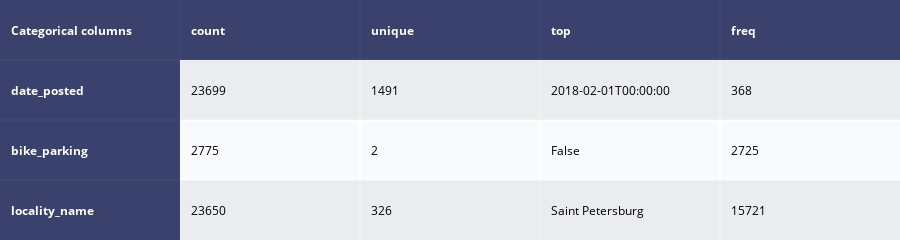

The notebook cell saved with this chart:
### Code cell
table_cat = ff.create_table(df.describe(include=['O']).T, index=True, index_title='Categorical columns')
iplot(table_cat)

### Figure 1 — Plotly figure (JSON) as saved in the notebook; plotly's stock layout.template omitted (floating-point values rounded to 4 significant figures)
{"data": [{"colorscale": [[0, "#00083e"], [0.5, "#ededee"], [1, "#ffffff"]], "hoverinfo": "none", "opacity": 0.75, "showscale": false, "type": "heatmap", "z": [[0, 0, 0, 0, 0], [0, 0.5, 0.5, 0.5, 0.5], [0, 1, 1, 1, 1], [0, 0.5, 0.5, 0.5, 0.5]]}], "layout": {"annotations": [{"align": "left", "font": {"color": "#ffffff"}, "showarrow": false, "text": "<b>Categorical columns</b>", "x": -0.45, "xanchor": "left", "xref": "x", "y": 0, "yref": "y"}, {"align": "left", "font": {"color": "#ffffff"}, "showarrow": false, "text": "<b>count</b>", "x": 0.55, "xanchor": "left", "xref": "x", "y": 0, "yref": "y"}, {"align": "left", "font": {"color": "#ffffff"}, "showarrow": false, "text": "<b>unique</b>", "x": 1.55, "xanchor": "left", "xref": "x", "y": 0, "yref": "y"}, {"align": "left", "font": {"color": "#ffffff"}, "showarrow": false, "text": "<b>top</b>", "x": 2.55, "xanchor": "left", "xref": "x", "y": 0, "yref": "y"}, {"align": "left", "font": {"color": "#ffffff"}, "showarrow": false, "text": "<b>freq</b>", "x": 3.55, "xanchor": "left", "xref": "x", "y": 0, "yref": "y"}, {"align": "left", "font": {"color": "#ffffff"}, "showarrow": false, "text": "<b>date_posted</b>", "x": -0.45, "xanchor": "left", "xref": "x", "y": 1, "yref": "y"}, {"align": "left", "font": {"color": "#000000"}, "showarrow": false, "text": "23699", "x": 0.55, "xanchor": "left", "xref": "x", "y": 1, "yref": "y"}, {"align": "left", "font": {"color": "#000000"}, "showarrow": false, "text": "1491", "x": 1.55, "xanchor": "left", "xref": "x", "y": 1, "yref": "y"}, {"align": "left", "font": {"color": "#000000"}, "showarrow": false, "text": "2018-02-01T00:00:00", "x": 2.55, "xanchor": "left", "xref": "x", "y": 1, "yref": "y"}, {"align": "left", "font": {"color": "#000000"}, "showarrow": false, "text": "368", "x": 3.55, "xanchor": "left", "xref": "x", "y": 1, "yref": "y"}, {"align": "left", "font": {"color": "#ffffff"}, "showarrow": false, "text": "<b>bike_parking</b>", "x": -0.45, "xanchor": "left", "xref": "x", "y": 2, "yref": "y"}, {"align": "left", "font": {"color": "#000000"}, "showarrow": false, "text": "2775", "x": 0.55, "xanchor": "left", "xref": "x", "y": 2, "yref": "y"}, {"align": "left", "font": {"color": "#000000"}, "showarrow": false, "text": "2", "x": 1.55, "xanchor": "left", "xref": "x", "y": 2, "yref": "y"}, {"align": "left", "font": {"color": "#000000"}, "showarrow": false, "text": "False", "x": 2.55, "xanchor": "left", "xref": "x", "y": 2, "yref": "y"}, {"align": "left", "font": {"color": "#000000"}, "showarrow": false, "text": "2725", "x": 3.55, "xanchor": "left", "xref": "x", "y": 2, "yref": "y"}, {"align": "left", "font": {"color": "#ffffff"}, "showarrow": false, "text": "<b>locality_name</b>", "x": -0.45, "xanchor": "left", "xref": "x", "y": 3, "yref": "y"}, {"align": "left", "font": {"color": "#000000"}, "showarrow": false, "text": "23650", "x": 0.55, "xanchor": "left", "xref": "x", "y": 3, "yref": "y"}, {"align": "left", "font": {"color": "#000000"}, "showarrow": false, "text": "326", "x": 1.55, "xanchor": "left", "xref": "x", "y": 3, "yref": "y"}, {"align": "left", "font": {"color": "#000000"}, "showarrow": false, "text": "Saint Petersburg", "x": 2.55, "xanchor": "left", "xref": "x", "y": 3, "yref": "y"}, {"align": "left", "font": {"color": "#000000"}, "showarrow": false, "text": "15721", "x": 3.55, "xanchor": "left", "xref": "x", "y": 3, "yref": "y"}], "height": 170, "margin": {"b": 0, "l": 0, "r": 0, "t": 0}, "xaxis": {"dtick": 1, "gridwidth": 2, "showticklabels": false, "tick0": -0.5, "ticks": "", "zeroline": false}, "yaxis": {"autorange": "reversed", "dtick": 1, "gridwidth": 2, "showticklabels": false, "tick0": 0.5, "ticks": "", "zeroline": false}}}
